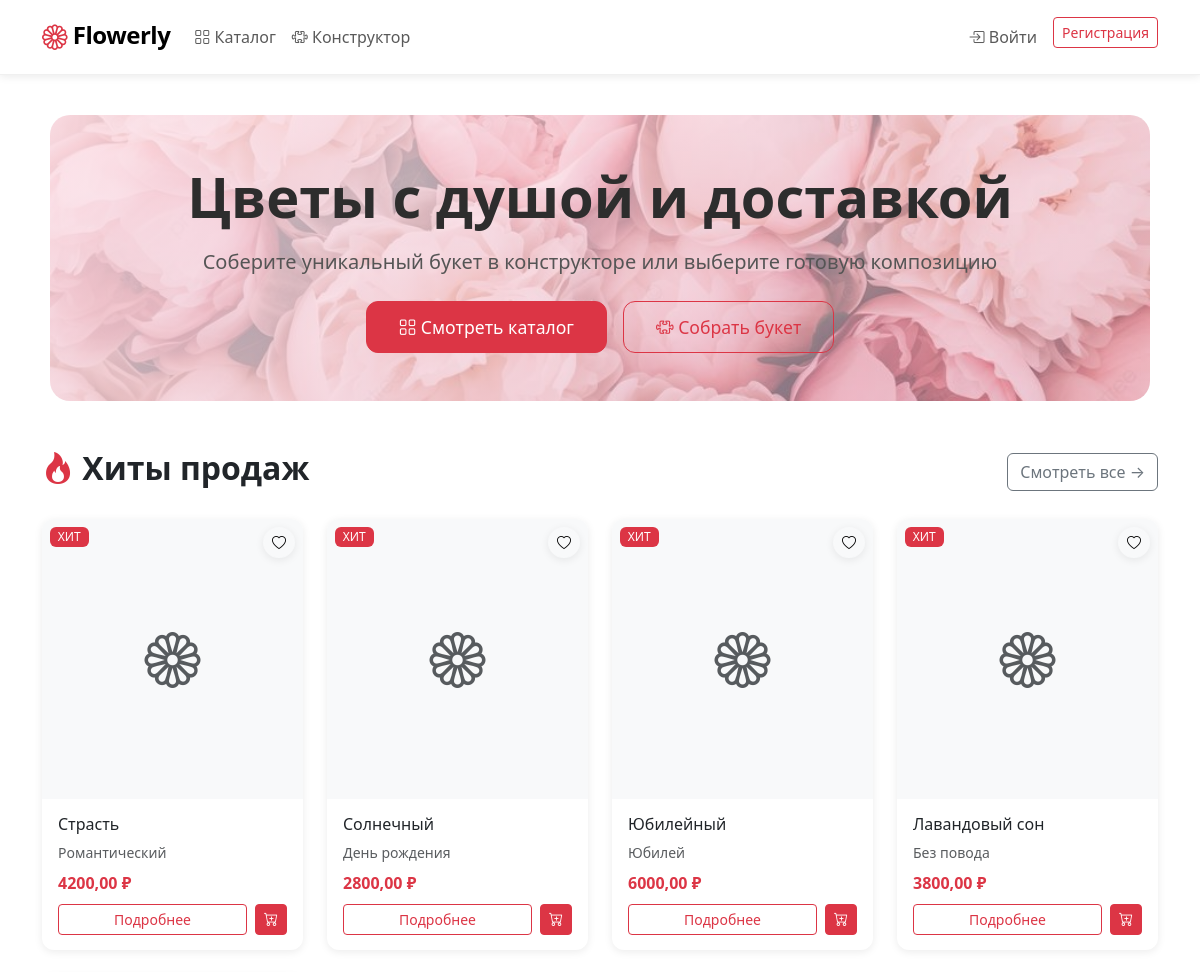
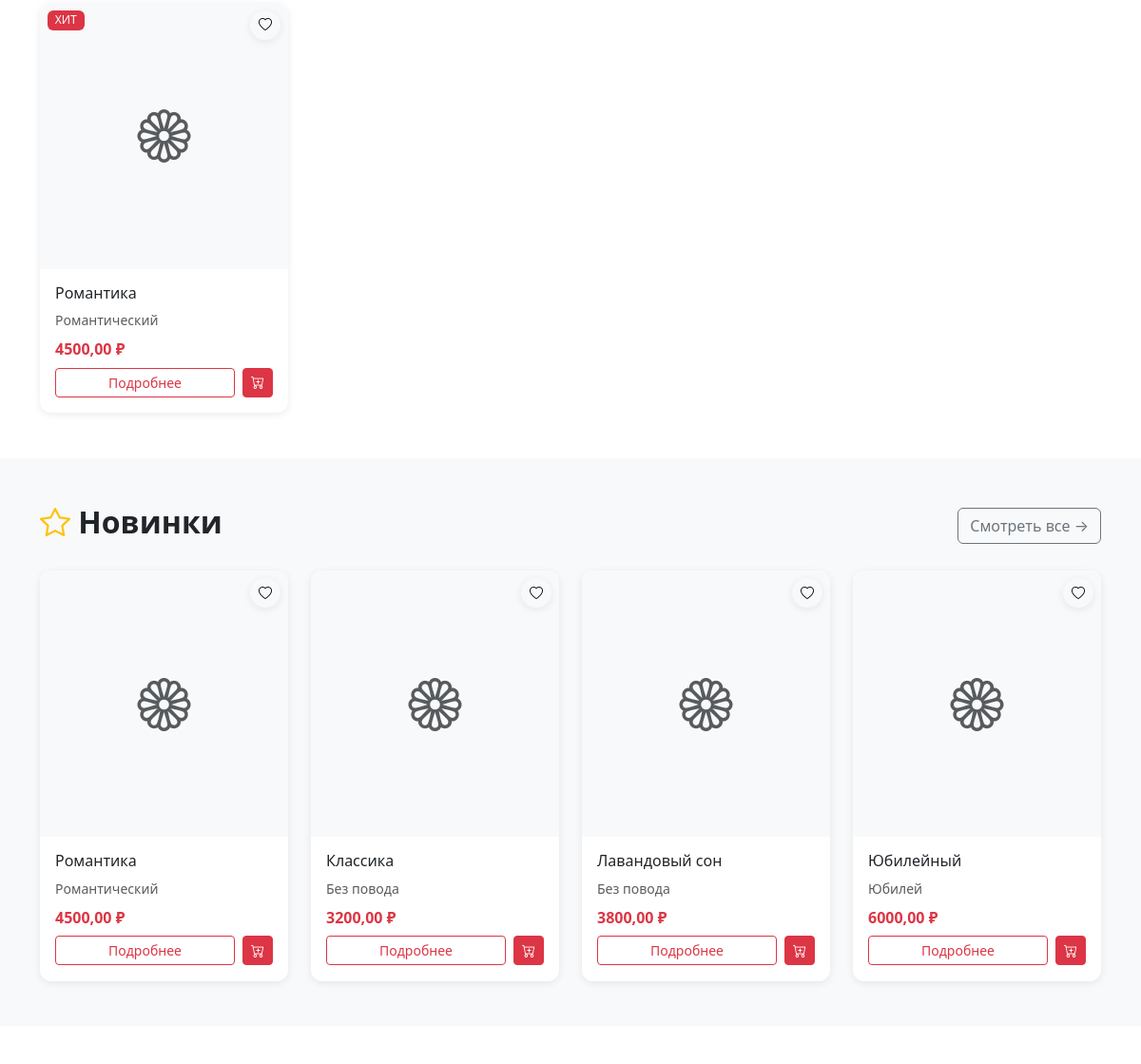
Before: / (upper part) with the older database file (2 pictures, top to bottom).
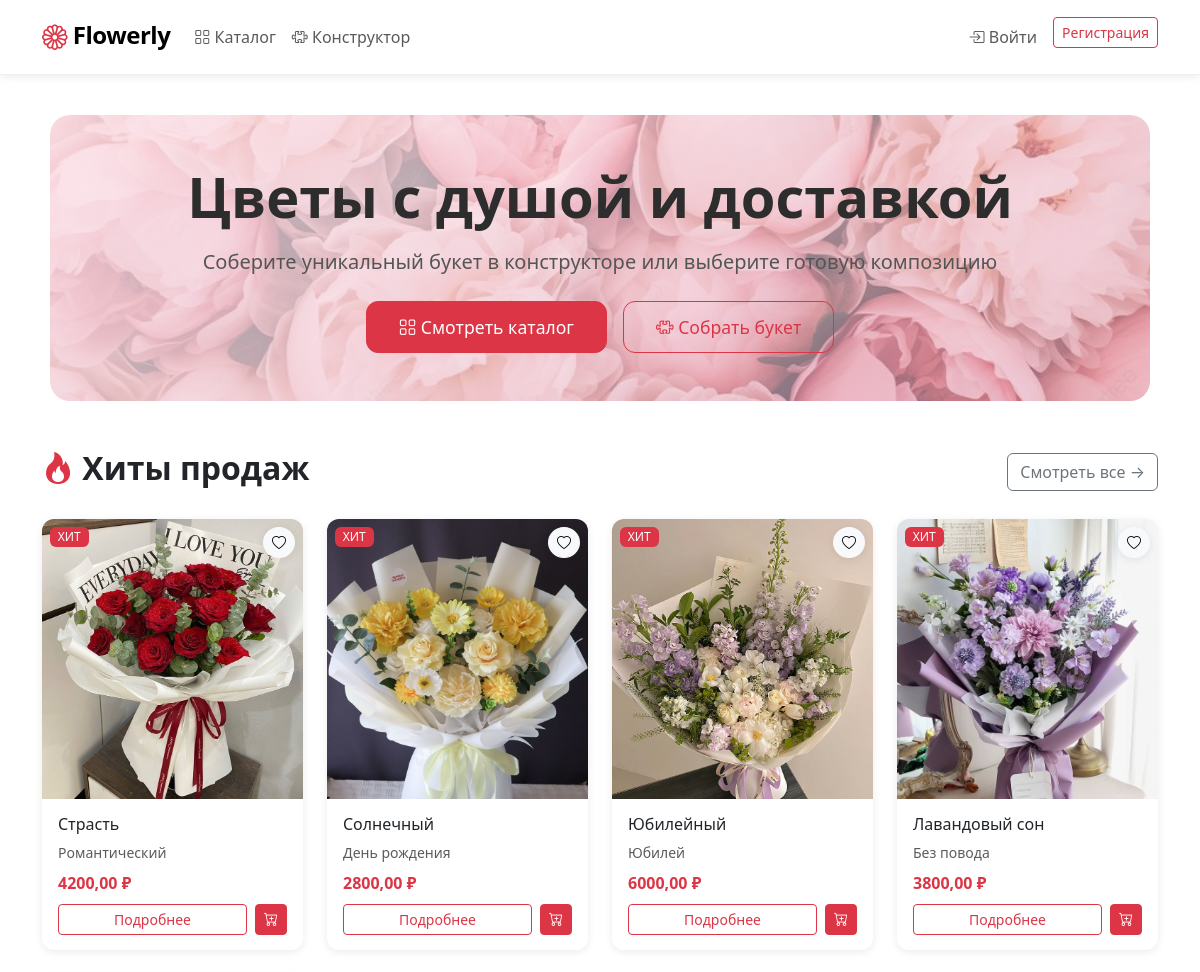
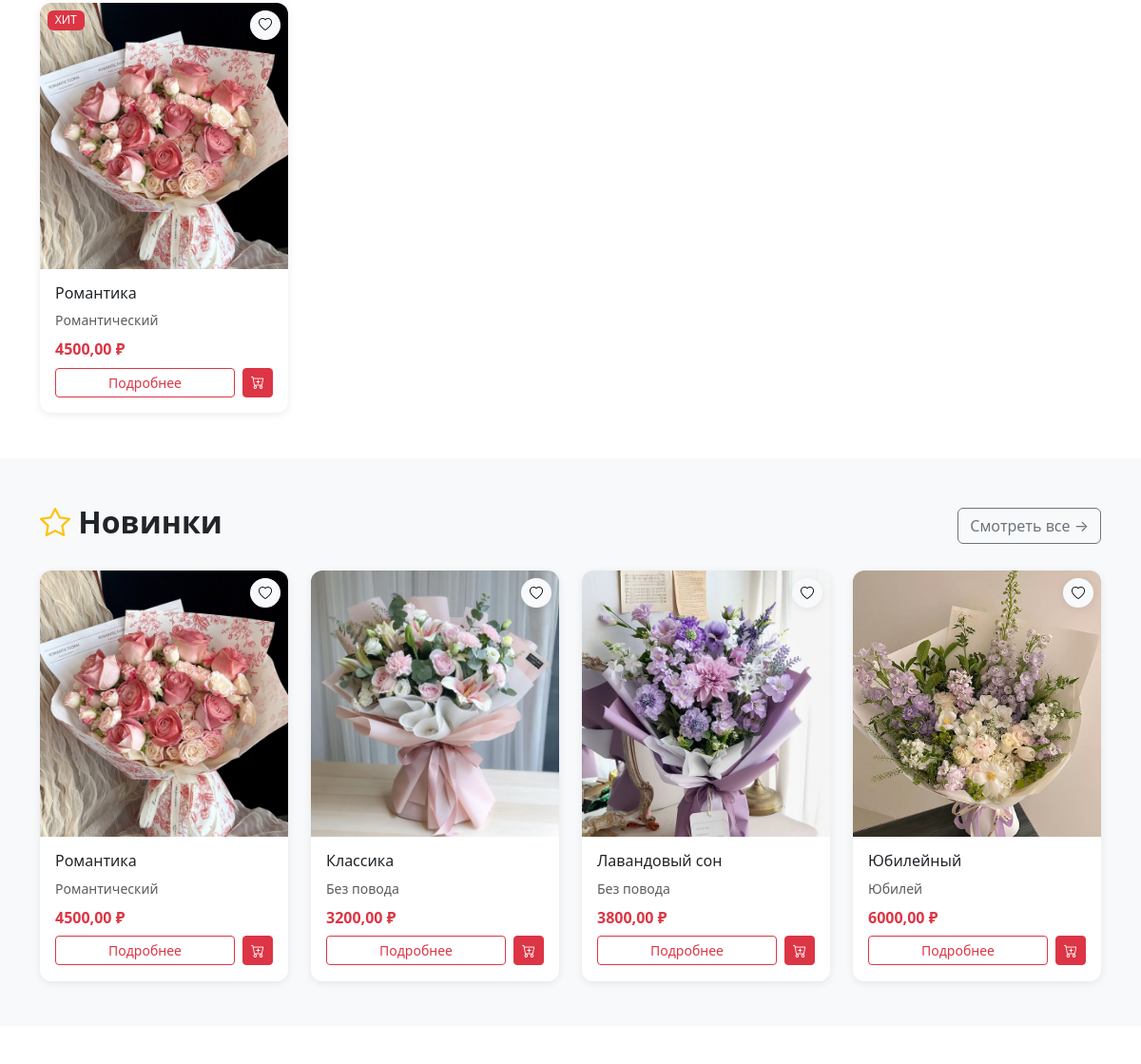
After: the same page with the newer database file (2 pictures, top to bottom).
### FlowerlyApp/models.py (models this page shows, shortened)
class ReadyBouquet(models.Model):
    name = models.CharField('Название', max_length=200)
    slug = models.SlugField(unique=True)
    description = models.TextField('Описание')
    price = models.DecimalField('Цена', max_digits=10, decimal_places=2)
    image = models.ImageField('Главное фото', upload_to='bouquets/')
    available = models.BooleanField('В наличии', default=True)
    is_hit = models.BooleanField('Хит продаж', default=False)
    occasion = models.ForeignKey(Occasion, on_delete=models.SET_NULL, null=True, blank=True)
    color_palette = models.ForeignKey(ColorPalette, on_delete=models.SET_NULL, null=True, blank=True)
    created_at = models.DateTimeField(auto_now_add=True)
    class Meta:
        verbose_name = 'Готовый букет'
        verbose_name_plural = 'Готовые букеты'

class Occasion(models.Model):
    name = models.CharField('Повод', max_length=100)
    slug = models.SlugField(unique=True)
    class Meta:
        verbose_name = 'Повод'
        verbose_name_plural = 'Поводы'

### FlowerlyApp/views.py (the view)
# urls.py: path('', views.home, name='home'),
def home(request):
    hit_bouquets = ReadyBouquet.objects.filter(available=True, is_hit=True)[:8]
    popular_flowers = Flower.objects.filter(available=True, is_popular=True)[:6]
    new_bouquets = ReadyBouquet.objects.filter(available=True).order_by('-created_at')[:4]
    context = {
        'hit_bouquets': hit_bouquets,
        'popular_flowers': popular_flowers,
        'new_bouquets': new_bouquets,
    }
    return render(request, 'home.html', context)

### FlowerlyApp/context_processors.py (called while the page is built)
def cart_counter(request):
    if request.user.is_authenticated:
        try:
            cart = Cart.objects.get(user=request.user)
            count = cart.total_items()
        except Cart.DoesNotExist:
            count = 0
    else:
        count = 0
    return {'cart_count': count}

### FlowerlyApp/templates/home.html (shortened to what the changed rows need)
{% extends 'base.html' %}
{% load static %}
{% block content %}
<section class="hero-section text-center py-5" style="background: linear-gradient(135deg, rgba(252, 228, 236, 0.85), rgba(248, 187, 208, 0.4)), url('{% static "images/hero-bg.jpg" %}') center/cover no-repeat;">
    <div class="container">
        <h1 class="display-4 fw-bold mb-3">Цветы с душой и доставкой</h1>
    </div>
</section>
{% if hit_bouquets %}
<section class="container my-5">
    <div class="d-flex justify-content-between align-items-center mb-4">
        <h2 class="fw-bold"><i class="bi bi-fire text-danger"></i> Хиты продаж</h2>
    </div>
    <div class="row g-4">
        {% for bouquet in hit_bouquets %}
        <div class="col-6 col-md-3">
            <div class="card h-100 shadow-sm border-0">
                <div class="position-relative">
                    {% if bouquet.image %}
                    <img src="{{ bouquet.image.url }}" class="card-img-top" alt="{{ bouquet.name }}" style="height: 280px; object-fit: cover;">
                    {% else %}
                    <div class="bg-light d-flex align-items-center justify-content-center" style="height: 280px;">
                        <i class="bi bi-flower1 text-muted display-4"></i>
                    </div>
                    {% endif %}
                    <span class="position-absolute top-0 start-0 badge bg-danger m-2">ХИТ</span>
                    <button class="btn btn-light btn-sm position-absolute top-0 end-0 m-2 rounded-circle shadow-sm fav-btn" data-bouquet-id="{{ bouquet.id }}">
                        <i class="bi bi-heart"></i>
                    </button>
                </div>
                <div class="card-body d-flex flex-column">
                    <h6 class="card-title">{{ bouquet.name }}</h6>
                    <p class="text-muted small mb-2">{{ bouquet.occasion.name|default:"" }}</p>
                    <div class="mt-auto">
                        <p class="fw-bold text-danger mb-2">{{ bouquet.price }} ₽</p>
                        <div class="d-flex gap-2">
                            <a href="{% url 'flowerly:bouquet_detail' bouquet.slug %}" class="btn btn-outline-danger btn-sm flex-grow-1">Подробнее</a>
                            <button class="btn btn-danger btn-sm cart-add-btn" data-bouquet-id="{{ bouquet.id }}">
                                <i class="bi bi-cart-plus"></i>
                            </button>
                        </div>
                    </div>
                </div>
            </div>
        </div>
        {% endfor %}
    </div>
</section>
{% endif %}
{% if new_bouquets %}
<section class="bg-light py-5">
    <div class="container">
        <div class="d-flex justify-content-between align-items-center mb-4">
            <h2 class="fw-bold"><i class="bi bi-star text-warning"></i> Новинки</h2>
        </div>
        <div class="row g-4">
            {% for bouquet in new_bouquets %}
            <div class="col-6 col-md-3">
                <div class="card h-100 shadow-sm border-0">
                    <div class="position-relative">
                        {% if bouquet.image %}
                        <img src="{{ bouquet.image.url }}" class="card-img-top" alt="{{ bouquet.name }}" style="height: 280px; object-fit: cover;">
                        {% else %}
                        <div class="bg-light d-flex align-items-center justify-content-center" style="height: 280px;">
                            <i class="bi bi-flower1 text-muted display-4"></i>
                        </div>
                        {% endif %}
                        <button class="btn btn-light btn-sm position-absolute top-0 end-0 m-2 rounded-circle shadow-sm fav-btn" data-bouquet-id="{{ bouquet.id }}">
                            <i class="bi bi-heart"></i>
                        </button>
                    </div>
                    <div class="card-body d-flex flex-column">
                        <h6 class="card-title">{{ bouquet.name }}</h6>
                        <p class="text-muted small mb-2">{{ bouquet.occasion.name|default:"" }}</p>
                        <div class="mt-auto">
                            <p class="fw-bold text-danger mb-2">{{ bouquet.price }} ₽</p>
                            <div class="d-flex gap-2">
                                <a href="{% url 'flowerly:bouquet_detail' bouquet.slug %}" class="btn btn-outline-danger btn-sm flex-grow-1">Подробнее</a>
                                <button class="btn btn-danger btn-sm cart-add-btn" data-bouquet-id="{{ bouquet.id }}">
                                    <i class="bi bi-cart-plus"></i>
                                </button>
                            </div>
                        </div>
                    </div>
                </div>
            </div>
            {% endfor %}
        </div>
    </div>
</section>
{% endif %}
{% endblock %}

Changed rows visible on the page:
changed ReadyBouquet "Страсть": image: picture added
changed ReadyBouquet "Солнечный": image: picture added
changed ReadyBouquet "Юбилейный": image: picture added
changed ReadyBouquet "Лавандовый сон": image: picture added
changed ReadyBouquet "Романтика": image: picture added
changed ReadyBouquet "Классика": image: picture added
